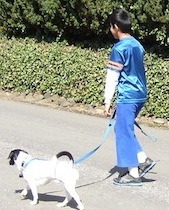
%> input picture matlab/bounding_boxes/salience_boxes/dogwalking3.jpg, 169 x 210 px
$ octave --eval "result = retinal(imread('dogwalking3.jpg'));"   (GNU Octave 9; MATLAB toolbox functions it lacks are replaced by stand-ins)
%> lines starting %> are read from the running program, lines starting %| are printed output that depends on the picture
### matlab/bounding_boxes/salience_boxes/filtern.m
function y = filtern(h,x)

    % y = filtern(h,x);
    %
    % filters x with h, layer to layer.
    % sum(y,3) will give total activation.
    %
    % if size(h,3) < size(x,3), each layer of x is filtered by h(:,:,1)
    % if size(h,3) > size(x,3), x(:,:,1) is filtered by each layer of h
    %
    % uses replicated padding and returns a map the same size as
    % the input x.


    % pad the x array

        [pr pc] = size(h);
        xp = padarray( x, [pr pc], 'replicate' );
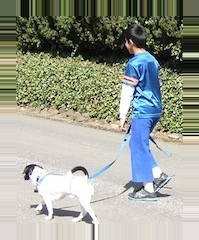
%> xp: size 240x199x3 uint8; mean R, G, B 153.6, 158, 146.3


    % compute the first layer
    % if there's a mismatch in the size of the filter or signal,
    % used repeated filter or signal as necessary

        y(:,:,1) = filter2( h(:,:,1), xp(:,:,1), 'same' );

        if size(h,3) < size(xp,3)

            % if the image has fewer layers, only use its first layer
            % and apply each layer of the filter to it
            % (eg, a stack of gabors being applied to a single input image)

            y(:,:,2:size(xp,3)) = 0;
%> y: size 240x199x3 double
            for i = 2:size(xp,3)
                y(:,:,i) = filter2( h(:,:,1), xp(:,:,i), 'same' );
            end
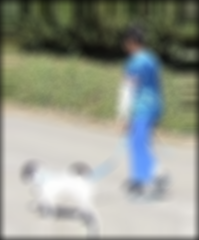
%> y: size 240x199x3 double; mean R, G, B 149.1, 153.6, 142.3

        elseif size(xp,3) < size(h,3)

            % if the filter has fewer layers, only use its first layer
            % on each layer of the input
            % (should happen much, a bit of a degenerate situation)

            y(:,:,2:size(h,3)) = 0;
            for i = 2:size(h,3)
                y(:,:,i) = filter2( h(:,:,i), xp(:,:,1), 'same' );
            end

        else

            % if they have the same number of layers, then do a layer to
            % filtering
            % (eg, S2 feature is the same stack as the C1 input stack)

            y(:,:,2:size(xp,3)) = 0;
            for i = 2:size(xp,3)
                y(:,:,i) = filter2( h(:,:,i), xp(:,:,i), 'same' );
            end

        end


    % unpad

        r0 = pr + 1;
        rf = r0 + size(x,1) - 1;
%> rf = 225
        c0 = pc + 1;
        cf = c0 + size(x,2) - 1;
%> cf = 184

        y = y(r0:rf,c0:cf,:);
%> y: size 210x169x3 double


end

### matlab/bounding_boxes/salience_boxes/disk.m
function z = disk( D, W )
% z = disk( D, W )
% a disk with approximate diameter D (in pixels) in a window of width W
% there's a little smoothing of the edge and values are doubles in 0,1

    if ~exist('W','var') || isempty(W)
        W = D;
    end
    if length(D) == 1; D(2) = D(1); end
    if length(W) == 1; W(2) = W(1); end

    m  = 4;
    d1 = m * D(1);
    d2 = m * D(2);
    [x,y] = meshgrid(linspace(-1,1,d2), linspace(-1,1,d1));

    z = sqrt( x.^2 + y.^2 );
    z = lt(z,1);
    z = imresize(double(z),1/m,'bicubic');
    z = max(z,0);
    z = min(z,1);

    if min(size(z)) == 1; z(:,:) = 1; end;

    z = padarray( z, [ ceil((W(1)-D(1))/2) ceil((W(2)-D(2))/2) ] );
    z = z(1:W(1),1:W(2));

end

### matlab/bounding_boxes/salience_boxes/retinal.m
function [y] = retinal( x, rp )
    % [retinal_output] = retinal( x, rp )
    % Turns the intensity image into a contrast image.
    % Should roughly approximate a standard normal in "active regions".
    % rp is the region around a cell that mean and std are calculated over.
    %
    % [retinal_output] = hm1_retinal_processing( mat2gray(imread('cameraman.tif')), 15 );
    % figure; subplot(1,2,1); imshow(mat2gray(imread('cameraman.tif')));
    %         subplot(1,2,2); imshow(retinal_output + .5);

        if ~exist('rp','var') || isempty(rp)
            rp = 15;
        end

        % local mean and standard deviation
            h = disk(rp);
            h = h / sum(h(:));

            x_mu  = filtern( h, x );
            x2_mu = filtern( h, x.^2 );
%> in filtern (call 2), `xp = padarray( x, [pr pc], 'replicate' );`:
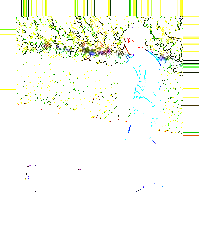
%> xp: size 240x199x3 uint8; mean R, G, B 247.2, 249.8, 241
%> after the loop in filtern (call 2), `for i = 2:size(xp,3)`:
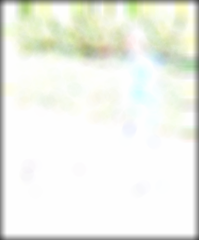
%> y: size 240x199x3 double; mean R, G, B 240.1, 242.6, 234.1
%> in filtern (call 2), `y = y(r0:rf,c0:cf,:);`:
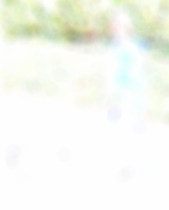
%> y: size 210x169x3 double; mean R, G, B 246.5, 249.2, 241.4
            x_sigma = sqrt( max( 0, x2_mu - x_mu.^2 ) );
            % x2_mu should always be larger,
            % but if they're close, it can round the wrong way,
            % so i included a max(0,...) to make sure it doesn't bonk

        % approximate locally standard normal, maybe with noise cutoff
            y = (x - x_mu) ./ max(x_sigma, .1);
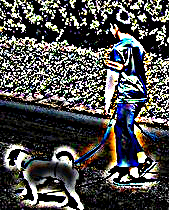
%> y: size 210x169x3 uint8; mean R, G, B 78.9, 78.7, 77.1
            % y = (x - x_mu) ./ (x_sigma + .1);
            % y = (x - x_mu) ./ (x_sigma + 1 - blackman_cdf( x_sigma, 0, .1));

        % bring roughly to (-1,1)
            y = y / 3;
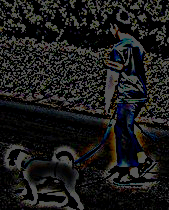
%> y: size 210x169x3 uint8; mean R, G, B 26.3, 26.2, 25.7


end
